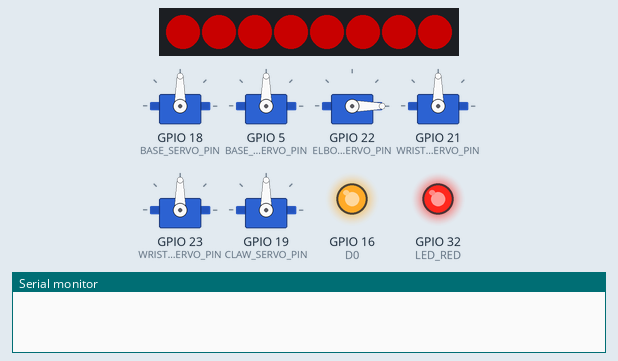
Simulated run of this program. Board: ESP32. Parts: 6 × servo, 8 RGB LEDs in strip order, left to right, output pins drawn as LEDs (lit = HIGH), the last lines printed to the serial monitor. Dim RGB values are drawn brighter than linear.

Above: at 0.1 s.
At 1.1 s:
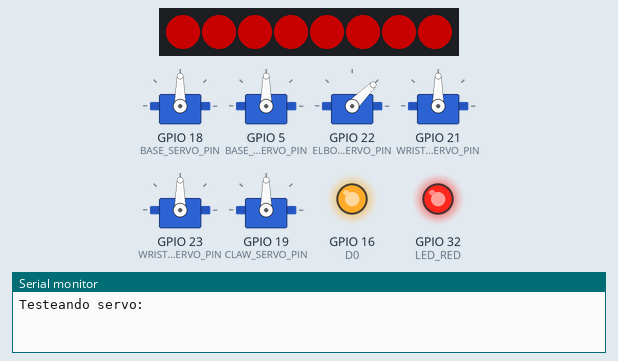
At 2.1 s:
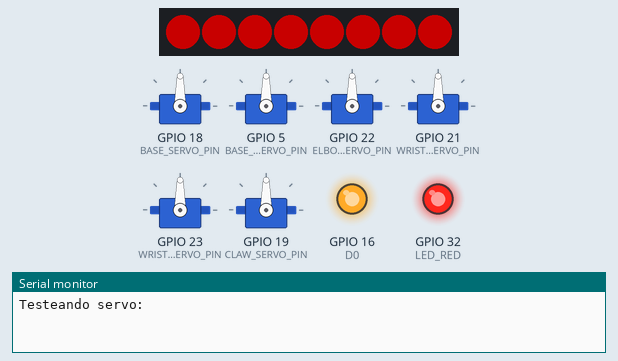
At 3.1 s:
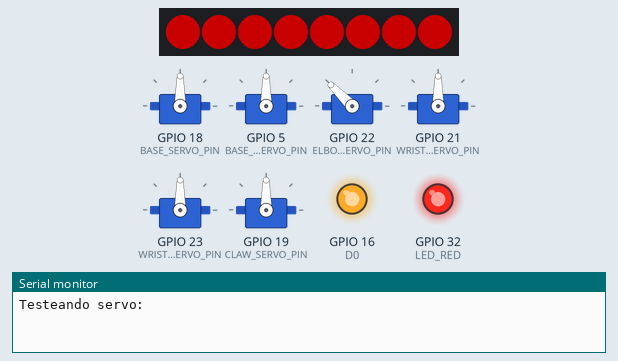
At 6.4 s:
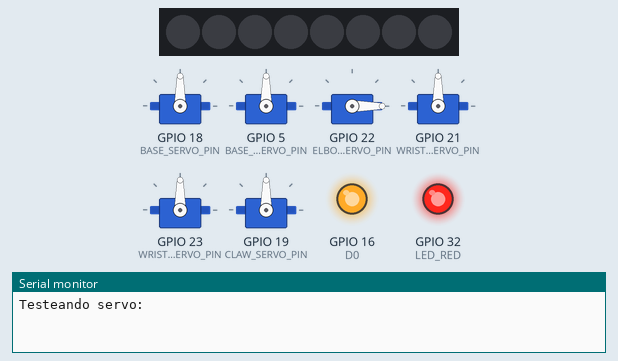
At 8.08 s:
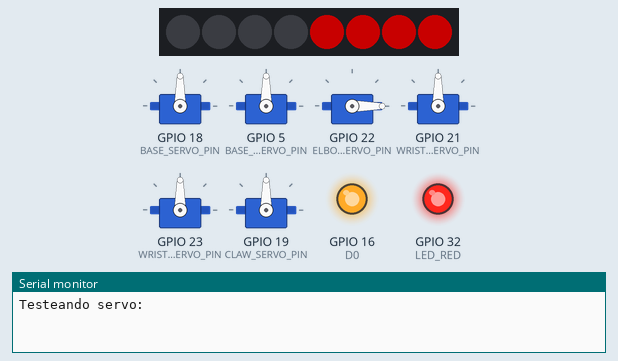
Timing chart, 0 to 40.0 s (numbered marks = the images above):
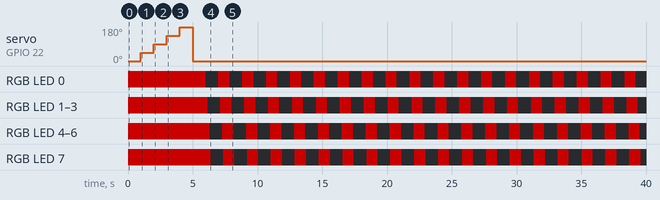

The program:

main.cpp
```cpp
// (licence header left out)
/*******************************************************************************
 * INCLUDE HEADER FILES
 ******************************************************************************/

#include <Arduino.h>
#include <ESP32Servo.h>
#include <FastLED.h>

#include "debug.h"
#include "pin_defines.h"

/*******************************************************************************
 * CONSTANT AND MACRO DEFINITIONS USING #DEFINE
 ******************************************************************************/

#define SMOOTH_TARGET 0.03 // multiplier for the target value on smoothing
#define SMOOTH_PREV 0.97   // multiplier for the previous value on smoothing
#define POS_TOLERANCE 0.5  // Tolerance for position, in degrees

/*******************************************************************************
 * ENUMERATIONS AND STRUCTURES AND TYPEDEFS
 ******************************************************************************/

typedef enum subs
{
    SUB_BASE, // Los 6 subs de los servos tienen que ser siempre los primeros 6
    SUB_BASE_JOINT,
    SUB_ELBOW,
    SUB_WRIST_YAW,
    SUB_WRIST_PITCH,
    SUB_CLAW,
    SUB_RGB,
    SUB_LED_RED,
    SUBSCRIPTIONS
} SUBS_T;

/*******************************************************************************
 * FUNCTION PROTOTYPES FOR PRIVATE FUNCTIONS WITH FILE LEVEL SCOPE
 ******************************************************************************/

static void setup_gpios(void);
static void cycle_color(CRGB color);

/*******************************************************************************
 * ROM CONST VARIABLES WITH FILE LEVEL SCOPE
 ******************************************************************************/

/*******************************************************************************
 * STATIC VARIABLES AND CONST VARIABLES WITH FILE LEVEL SCOPE
 ******************************************************************************/

static Servo servos[6];

// RGB strip
static CRGB leds[NUM_LEDS];

/*******************************************************************************
 *******************************************************************************
                        GLOBAL FUNCTION DEFINITIONS
 *******************************************************************************
 ******************************************************************************/

void setup()
{
    Serial.begin(115200);

    setup_gpios(); // initialize used GPIOS

    pinMode(LED_RED, OUTPUT);
    digitalWrite(LED_RED, LOW);

    ESP32PWM::allocateTimer(0);
    ESP32PWM::allocateTimer(1);
    ESP32PWM::allocateTimer(2);
    ESP32PWM::allocateTimer(3);

    for (int i = 0; i < 6; i++){
        servos[i].setPeriodHertz(50); // standard 50 hz servo
    }

    servos[SUB_BASE].attach(BASE_SERVO_PIN, 1000, 2000);
    servos[SUB_BASE_JOINT].attach(BASE_JOINT_SERVO_PIN, 1000, 2000);
    servos[SUB_ELBOW].attach(ELBOW_SERVO_PIN, 1000, 2000);
    servos[SUB_WRIST_YAW].attach(WRIST_YAW_SERVO_PIN, 1000, 2000);
    servos[SUB_WRIST_PITCH].attach(WRIST_PITCH_SERVO_PIN, 1000, 2000);
    servos[SUB_CLAW].attach(CLAW_SERVO_PIN, 1000, 2000);

    FastLED.addLeds<WS2812B, LED_PIN, GRB>(leds, NUM_LEDS);
    FastLED.setBrightness(100);

    for (int i = 0; i < NUM_LEDS; i++) {
        leds[i] = CRGB::Red;
    }
    FastLED.show();

    digitalWrite(LED_RED, HIGH);
    //cycle_color(CRGB::Red);
/*
    for (int i = 0; i < 6; i++)
    {
        servos[0].write(90);
        delay(1500);
        servos[0].write(180+90*i);
        delay(1500);
    }
*/
//servo elbow no funciona!!!!!!!!!!!!!!!!!!!!!!
//tira led no anda(pensamos que se quemo), pero el pin 14 anda

    int i = 2;
    servos[i].write(0);
    delay(1000);

    printf("\n\nTesteando servo: ");

    servos[i].write(45);
    delay(1000);

    servos[i].write(90);
    delay(1000);

    servos[i].write(135);
    delay(1000);

    servos[i].write(180);
    delay(1000);

    servos[i].write(-180);
    delay(1000);


/*
    for (int i = 0; i < 6; i++)
    {
        Serial.print("\n\nTesteando servo: ");
        Serial.println(i);
        Serial.println("\n");

        for (int j = 90; j < 135; j++)
        {
            servos[i].write(j);
            delay(20);
        }
        for (int j = 135; j > 45; j--)
        {
            servos[i].write(j);
            delay(20);
        }
        for (int j = 45; j < 90; j++)
        {
            servos[i].write(j);
            delay(20);
        }

        delay(250);
    }
*/


}

void loop()
{

    digitalWrite(19, LOW);
    cycle_color(CRGB::Black);
    delay(500);
    digitalWrite(19, HIGH);
    cycle_color(CRGB::Red);
    delay(500);

}

/*******************************************************************************
 *******************************************************************************
                        LOCAL FUNCTION DEFINITIONS
 *******************************************************************************
 ******************************************************************************/

static void setup_gpios(void)
{
    pinMode(Board_LED, OUTPUT);
    digitalWrite(Board_LED, Board_LED_OFF);
    pinMode(External_LED, OUTPUT);
    digitalWrite(External_LED, External_LED_OFF);
}

static void cycle_color(CRGB color)
{
    for (int i = 0; i < NUM_LEDS; i++)
    {
        leds[i] = CRGB::Black;
        FastLED.show();
        delay(50);
        leds[i] = color;
        FastLED.show();
    }
    FastLED.show();
}
```

debug.h
```cpp
// (licence header left out)
#ifndef _DEBUG_H_
#define _DEBUG_H_

/*******************************************************************************
 * CONSTANT AND MACRO DEFINITIONS USING #DEFINE
 ******************************************************************************/

#define DEBUG_OFF 0
#define DEBUG_ON 1
#define debug DEBUG_ON
#define debug_message(fmt)     \
    do                         \
    {                          \
        if (debug)             \
            Serial.print(fmt); \
    } while (0)

#define serial_message(fmt)          \
    do                               \
    {                                \
        if (debug)                   \
            Serial.print(">>> ");    \
        Serial.print(fmt);           \
        if (debug)                   \
            Serial.print(" <<<<\n"); \
    } while (0)

#endif // _DEBUG_H_
```

pin_defines.h
```cpp
// (licence header left out)
#ifndef _PIN_DEFINES_H_
#define _PIN_DEFINES_H_

/*******************************************************************************
 * CONSTANT AND MACRO DEFINITIONS USING #DEFINE
 ******************************************************************************/

#define D0  16
#define D1  5
#define D2  4
#define D3  0
#define D4  2
#define D5  14
#define D6  12
#define D7  13
#define D8  15

#define BASE_SERVO_PIN          18
#define BASE_JOINT_SERVO_PIN    05
#define ELBOW_SERVO_PIN         22
#define WRIST_YAW_SERVO_PIN     21
#define WRIST_PITCH_SERVO_PIN   23
#define CLAW_SERVO_PIN          19

#define NUM_LEDS  8
#define LED_PIN   17

#define LED_RED   32

#define Board_LED D0
#define External_LED D1
#define Board_LED_OFF  1
#define Board_LED_ON   0
#define External_LED_OFF  0
#define External_LED_ON   1

#endif // _PIN_DEFINES_H
```

Measured:
- by itself, RGB LED 0–7: repeats every 1.8 s: off 0.98 s, RGB(100, 0, 0) 0.87 s
- what the display in image 4 shows lasts 0.6 s, from 6.4 s to 7.0 s
